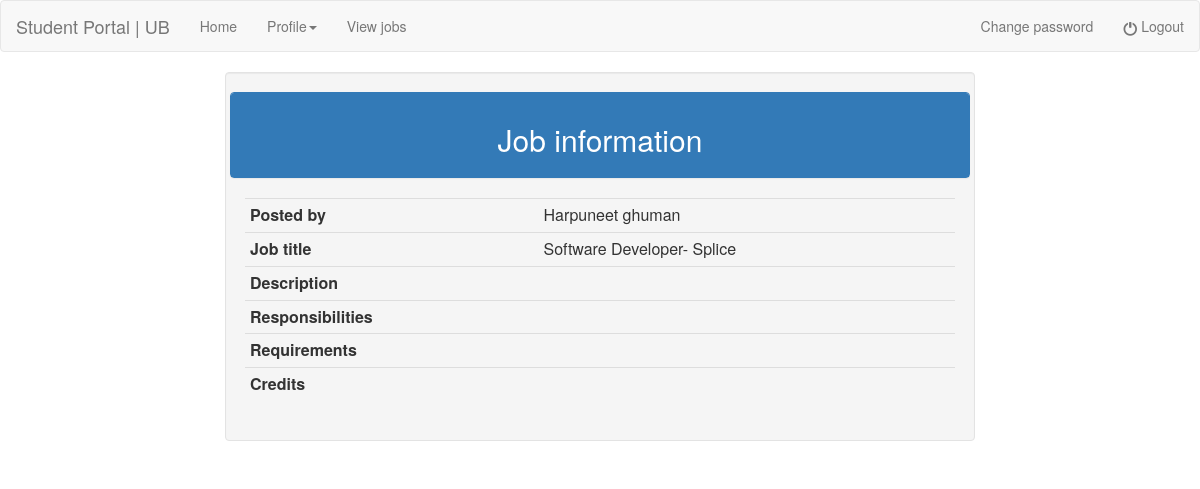
The app's page /student_view_jobs_more.php?job_title=Software Developer- Splice&teacher_id=1 (signed in), older data.
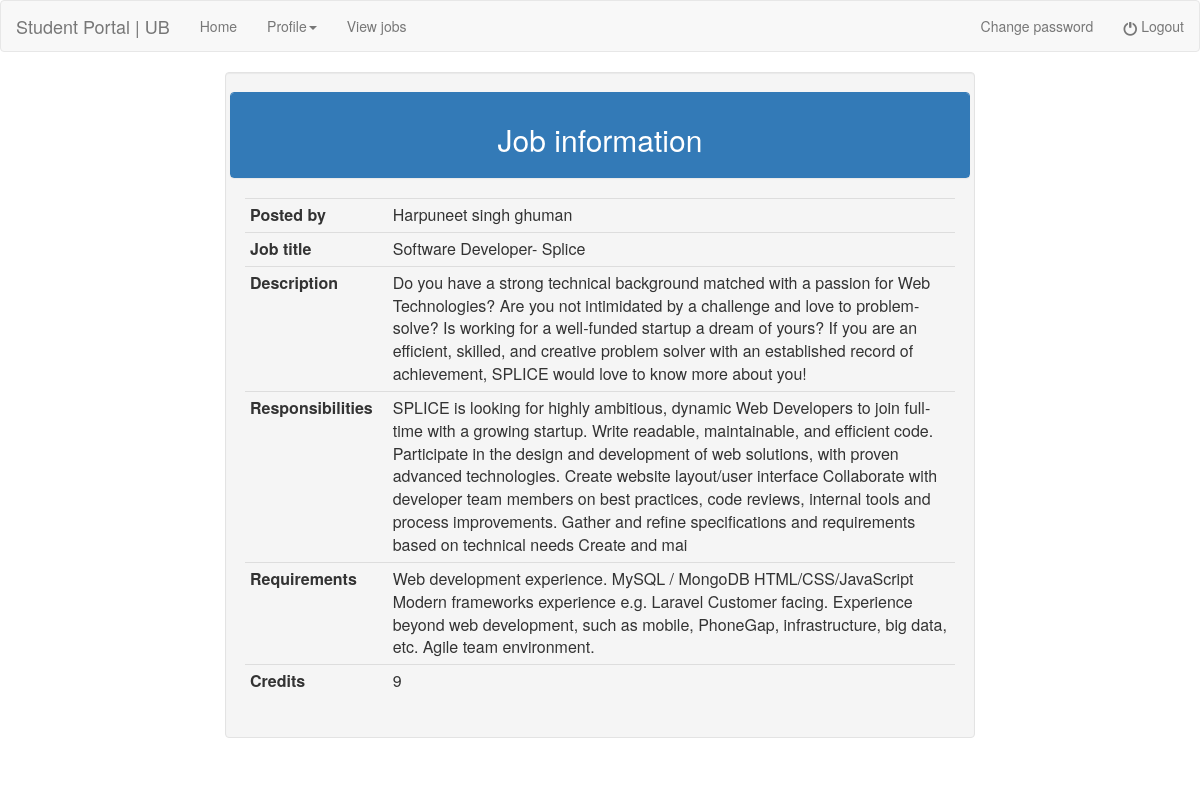
The same page, newer data.
### tables this page shows
CREATE TABLE `teacher_accounts` (
  `id` int(10) NOT NULL,
  `firstname` varchar(50) NOT NULL,
  `lastname` varchar(50) NOT NULL,
  `special_designation` varchar(50) NOT NULL,
  `job_title` varchar(50) NOT NULL,
  `department` varchar(50) NOT NULL,
  `email` varchar(50) NOT NULL,
  `phone` varchar(50) NOT NULL,
  `office_address` varchar(50) NOT NULL,
  `password` varchar(100) NOT NULL,
  `created_on` datetime NOT NULL,
  `last_updated` datetime NOT NULL
);

CREATE TABLE `job_info` (
  `id` int(10) NOT NULL,
  `job_title` varchar(50) NOT NULL,
  `description` varchar(500) NOT NULL,
  `responsibilities` varchar(500) NOT NULL,
  `requirements` varchar(500) NOT NULL,
  `credits` varchar(50) NOT NULL,
  `teacher_id` int(10) NOT NULL,
  `created_on` datetime NOT NULL,
  `last_updated` datetime NOT NULL
);

### student_view_jobs_more.php (the view, shortened to what this page needs)
<!doctype>
<html>
<head>
</head>
<body>
<?php
include "student_header.php";
include "connection.php";
$teacher_id=$_REQUEST['teacher_id'];
$job_title=$_REQUEST['job_title'];
$query1 = "select * from job_info where job_title='$job_title' and teacher_id='$teacher_id'";
$result1 = mysqli_query($conn, $query1);
$row1 = mysqli_fetch_array($result1);
$query2="select firstname,lastname from teacher_accounts where id='$teacher_id'";
$result2=mysqli_query($conn,$query2);
$row2=mysqli_fetch_array($result2);
$teacher_name= $row2[0].' '.$row2[1];
?>
    <div class="container">
        <div class="row">
            <div class="col-md-2">
            </div>
            <div class="col-md-8">
                <div class="well">
                    <div class="row">
                        <div class="panel panel-primary">
                            <div class="panel-heading">
                                <center><h2>Job information</h2></center>
                            </div>
                        </div>
                    </div>
                        <table class="table table-condensed">
                            <tbody>
                            <tr>
                                <td style="font-weight:bold">Posted by</td>
                                <td></td>
                                <td><?php echo $teacher_name ?></td>
                            </tr>
                            <tr>
                                <td style="font-weight:bold">Job title</td>
                                <td></td>
                                <td><?php echo $job_title ?></td>
                            </tr>
                            <tr>
                                <td style="font-weight:bold">Description</td>
                                <td></td>
                                <td><?php echo $row1[2] ?></td>
                            </tr>
                            <tr>
                                <td style="font-weight:bold">Responsibilities</td>
                                <td></td>
                                <td><?php echo $row1[3] ?></td>
                            </tr>
                            <tr>
                                <td style="font-weight:bold">Requirements</td>
                                <td></td>
                                <td><?php echo $row1[4] ?></td>
                            </tr>
                            <tr>
                                <td style="font-weight:bold">Credits</td>
                                <td></td>
                                <td><?php echo $row1[5] ?></td>
                            </tr>
                            </tbody>
                        </table>
                </div>
            </div>
        </div>
    </div>
</body>
</html>

Row changes from the older to the newer data that the page shows:
changed teacher_accounts: teacher_name "Harpuneet ghuman" → "Harpuneet singh ghuman"
added job_info: description "Do you have a strong technical background matched with a passion for Web Technologies? Are you not intimidated by a challenge and love to problem-solve? Is working for a well-funded startup a dream of yours? If you are an efficient, skilled, and creative problem solver with an established record of achievement, SPLICE would love to know more about you!", responsibilities "SPLICE is looking for highly ambitious, dynamic Web Developers to join full-time with a growing startup. Write readable, maintainable, and efficient code. Participate in the design and development of web solutions, with proven advanced technologies. Create website layout/user interface Collaborate with developer team members on best practices, code reviews, internal tools and process improvements. Gather and refine specifications and requirements based on technical needs Create and mai", requirements "Web development experience. MySQL / MongoDB HTML/CSS/JavaScript Modern frameworks experience e.g. Laravel Customer facing. Experience beyond web development, such as mobile, PhoneGap, infrastructure, big data, etc. Agile team environment.", credits "9"
